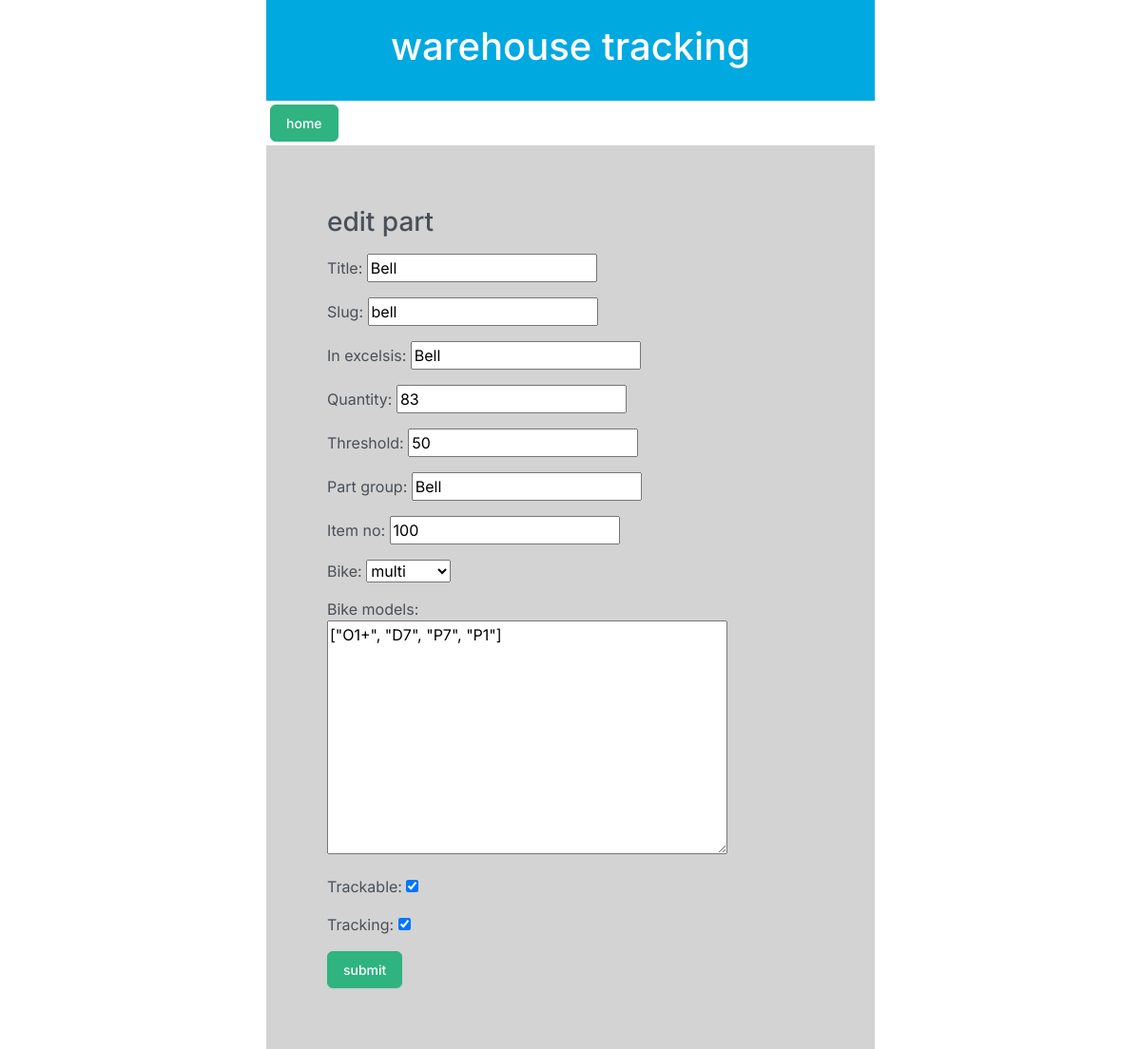
Screenshot of /edit-part/1344 with the database file from the repository.
### parts/models.py (models this page shows)
class Part(models.Model):
    title = models.CharField(max_length=200)
    slug = models.CharField(max_length=100, blank=True)
    in_excelsis = models.CharField(max_length=100, blank=True)
    quantity = models.IntegerField(default=0)
    threshold = models.IntegerField(default=0)
    part_no = models.IntegerField(null=True, blank=True)
    part_group = models.CharField(max_length=50, blank=True)
    item_no = models.IntegerField(null=True, blank=True)
    group_no = models.IntegerField(null=True, blank=True)
    bike = models.ForeignKey(Bike, on_delete=models.CASCADE)
    bike_models = models.JSONField(default=list)
    starting_points = models.JSONField(default=dict,blank=True, null=True)
    trackable = models.BooleanField(default=False)
    tracking = models.BooleanField(default=False)

### parts/views.py (the view)
# urls.py: path('edit-part/<int:id>', views.editPart, name='edit-part'),
def editPart(request, id):
    part = get_object_or_404(Part, id=id)
    form = PartForm(instance=part)
    if request.POST:
        filled_form = PartForm(request.POST, instance=part)
        filled_form.save()
        return redirect('parts:list-parts')
    return render(request, 'edit-part.html', {'form': form})

### parts/forms.py
class PartForm(ModelForm):
    class Meta:
        model = Part
        exclude = ('part_no','group_no','starting_points')

### parts/models.py (called while the page is built)
    def __str__(self):
        return self.name

### parts/templates/edit-part.html (shortened to what this page needs)
{% extends "base.html" %} {% block content %}
<div class="wrapper">
    <h3>edit part</h3>
    <form method="POST">
       {{ form.as_p }}
       <button class="btn btn-success">submit</button>
      </form>
</div>
{% endblock %}

### parts/static/global.css (style rules this page uses)
.wrapper { background-color: lightgray; padding: 4rem; min-width: 40rem; max-width: 40rem; min-height: 20rem; max-height: auto; }

### rows the page displays
Part: title "Bell", slug "bell", in_excelsis "Bell", quantity "83", threshold "50", part_group "Bell", item_no "100", bike "multi", bike_models "[\"O1+\", \"D7\", \"P7\", \"P1\"]", trackable "☑", tracking "☑"
